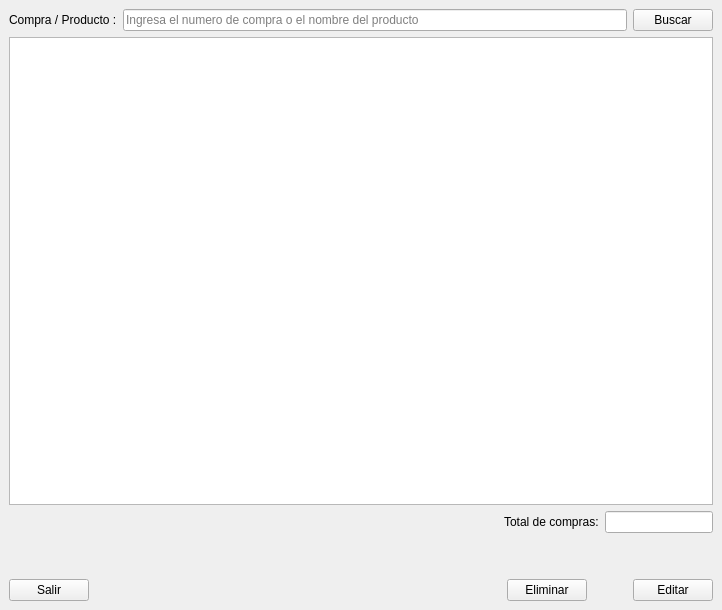
<?xml version="1.0" encoding="UTF-8"?>
<ui version="4.0">
 <class>MainWindow</class>
 <widget class="QMainWindow" name="MainWindow">
  <property name="geometry">
   <rect>
    <x>0</x>
    <y>0</y>
    <width>722</width>
    <height>610</height>
   </rect>
  </property>
  <property name="windowTitle">
   <string>Registro de compras realizadas</string>
  </property>
  <widget class="QWidget" name="centralwidget">
   <layout class="QGridLayout" name="gridLayout">
    <item row="0" column="0">
     <layout class="QVBoxLayout" name="verticalLayout_3">
      <item>
       <layout class="QVBoxLayout" name="verticalLayout">
        <item>
         <layout class="QHBoxLayout" name="horizontalLayout_2">
          <item>
           <layout class="QHBoxLayout" name="horizontalLayout">
            <item>
             <widget class="QLabel" name="label">
              <property name="text">
               <string>Compra / Producto :</string>
              </property>
             </widget>
            </item>
            <item>
             <widget class="QLineEdit" name="qline_buscar">
              <property name="placeholderText">
               <string>Ingresa el numero de compra o el nombre del producto</string>
              </property>
             </widget>
            </item>
           </layout>
          </item>
          <item>
           <widget class="QPushButton" name="btn_buscar">
            <property name="text">
             <string>Buscar</string>
            </property>
           </widget>
          </item>
         </layout>
        </item>
        <item>
         <widget class="QTableView" name="tabla_de_compras"/>
        </item>
       </layout>
      </item>
      <item>
       <layout class="QHBoxLayout" name="horizontalLayout_4">
        <item>
         <spacer name="horizontalSpacer">
          <property name="orientation">
           <enum>Qt::Horizontal</enum>
          </property>
          <property name="sizeHint" stdset="0">
           <size>
            <width>40</width>
            <height>20</height>
           </size>
          </property>
         </spacer>
        </item>
        <item>
         <spacer name="horizontalSpacer_3">
          <property name="orientation">
           <enum>Qt::Horizontal</enum>
          </property>
          <property name="sizeHint" stdset="0">
           <size>
            <width>40</width>
            <height>20</height>
           </size>
          </property>
         </spacer>
        </item>
        <item>
         <spacer name="horizontalSpacer_2">
          <property name="orientation">
           <enum>Qt::Horizontal</enum>
          </property>
          <property name="sizeHint" stdset="0">
           <size>
            <width>40</width>
            <height>20</height>
           </size>
          </property>
         </spacer>
        </item>
        <item>
         <layout class="QHBoxLayout" name="horizontalLayout_3">
          <item>
           <widget class="QLabel" name="label_2">
            <property name="text">
             <string>Total de compras:</string>
            </property>
           </widget>
          </item>
          <item>
           <widget class="QLineEdit" name="qline_total"/>
          </item>
         </layout>
        </item>
       </layout>
      </item>
     </layout>
    </item>
    <item row="1" column="0">
     <layout class="QVBoxLayout" name="verticalLayout_2">
      <item>
       <spacer name="verticalSpacer">
        <property name="orientation">
         <enum>Qt::Vertical</enum>
        </property>
        <property name="sizeType">
         <enum>QSizePolicy::Minimum</enum>
        </property>
        <property name="sizeHint" stdset="0">
         <size>
          <width>20</width>
          <height>40</height>
         </size>
        </property>
       </spacer>
      </item>
      <item>
       <layout class="QHBoxLayout" name="horizontalLayout_6">
        <item>
         <widget class="QPushButton" name="btn_salir">
          <property name="text">
           <string>Salir</string>
          </property>
         </widget>
        </item>
        <item>
         <spacer name="horizontalSpacer_7">
          <property name="orientation">
           <enum>Qt::Horizontal</enum>
          </property>
          <property name="sizeHint" stdset="0">
           <size>
            <width>40</width>
            <height>20</height>
           </size>
          </property>
         </spacer>
        </item>
        <item>
         <spacer name="horizontalSpacer_8">
          <property name="orientation">
           <enum>Qt::Horizontal</enum>
          </property>
          <property name="sizeHint" stdset="0">
           <size>
            <width>40</width>
            <height>20</height>
           </size>
          </property>
         </spacer>
        </item>
        <item>
         <spacer name="horizontalSpacer_6">
          <property name="orientation">
           <enum>Qt::Horizontal</enum>
          </property>
          <property name="sizeHint" stdset="0">
           <size>
            <width>40</width>
            <height>20</height>
           </size>
          </property>
         </spacer>
        </item>
        <item>
         <spacer name="horizontalSpacer_4">
          <property name="orientation">
           <enum>Qt::Horizontal</enum>
          </property>
          <property name="sizeHint" stdset="0">
           <size>
            <width>40</width>
            <height>20</height>
           </size>
          </property>
         </spacer>
        </item>
        <item>
         <layout class="QHBoxLayout" name="horizontalLayout_5">
          <item>
           <widget class="QPushButton" name="btn_eliminar">
            <property name="text">
             <string>Eliminar</string>
            </property>
           </widget>
          </item>
          <item>
           <spacer name="horizontalSpacer_5">
            <property name="orientation">
             <enum>Qt::Horizontal</enum>
            </property>
            <property name="sizeHint" stdset="0">
             <size>
              <width>40</width>
              <height>20</height>
             </size>
            </property>
           </spacer>
          </item>
          <item>
           <widget class="QPushButton" name="btn_editar">
            <property name="text">
             <string>Editar</string>
            </property>
           </widget>
          </item>
         </layout>
        </item>
       </layout>
      </item>
     </layout>
    </item>
   </layout>
   <zorder>label</zorder>
   <zorder>qline_buscar</zorder>
   <zorder>btn_buscar</zorder>
   <zorder>tabla_de_compras</zorder>
   <zorder>label_2</zorder>
   <zorder>qline_total</zorder>
   <zorder>horizontalSpacer</zorder>
   <zorder>btn_salir</zorder>
   <zorder>btn_editar</zorder>
   <zorder>btn_eliminar</zorder>
   <zorder>verticalSpacer</zorder>
   <zorder>verticalSpacer</zorder>
   <zorder>verticalSpacer</zorder>
  </widget>
 </widget>
 <resources/>
 <connections/>
</ui>
